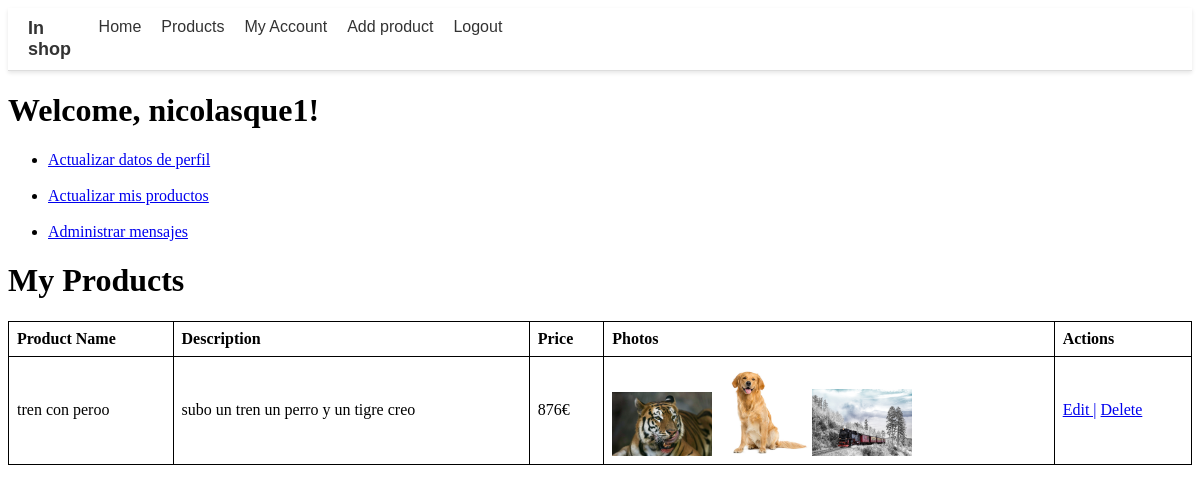
The app's page /php/user_acount/my_products.php (signed in) with its own data.
### tables this page shows
CREATE TABLE `user` (
  `user_id` int(9) NOT NULL,
  `username` varchar(30) NOT NULL,
  `name` varchar(30) NOT NULL,
  `surname` varchar(30) NOT NULL,
  `email` varchar(50) NOT NULL,
  `password` varchar(30) NOT NULL,
  `admin` tinyint(1) NOT NULL DEFAULT 0
);

CREATE TABLE `product` (
  `product_id` int(9) NOT NULL,
  `product_name` varchar(30) NOT NULL,
  `price` float NOT NULL DEFAULT 0,
  `user_id` int(11) NOT NULL,
  `photo` text DEFAULT NULL,
  `description` text DEFAULT NULL,
  `user_name` varchar(50) NOT NULL,
  `upload_date` date NOT NULL DEFAULT current_timestamp()
);

### php/user_acount/my_products.php (the view, shortened to what this page needs)
<?php
include '../my_account.php';
$user_products = ft_get_user_products($user_id);
?>
<!DOCTYPE html>
<html>
<head>
</head>
<body>
    <h1>My Products</h1>
    <table>
        <tr>
            <th>Product Name</th>
            <th>Description</th>
            <th>Price</th>
            <th>Photos</th>
            <th>Actions</th>
        </tr>
        <?php foreach ($user_products as $product): ?>
            <tr>
                <td><?php echo $product['product_name']; ?></td>
                <td><?php echo $product['description']; ?></td>
                <td><?php echo $product['price']; ?>€</td>
                <td>
                    <?php
                    $photos = ft_get_photos($product['photo']);
                    echo "<div class='image-gallery' id='product-{$product['product_id']}'>";
                    foreach ($photos as $photo)
                    {
                        echo "<img src='/tfg_shop/images/products/{$product['photo']}/{$photo}' width='100px'>";
                    }
                    echo "</div>";
                    ?>
                </td>
                <td>
                    <a href="/tfg_shop/php/user_acount/edit_product.php?product_id=<?php echo $product['product_id']; ?>">Edit  |</a>
                    <a href="/tfg_shop/php/user_acount/delete_product.php?product_id=<?php echo $product['product_id']; ?>">    Delete</a>
                </td>
            </tr>
        <?php endforeach; ?>
    </table>

### php/my_account.php (shortened to what this page needs)
<?php
include 'navbar.php';
$user_id = $_COOKIE['user_id'];
function ft_get_user_products($user_id)
{
    $connexion = ft_create_conexion();
    $sql = "SELECT * FROM product WHERE user_id = ?";
    $stmt = $connexion->prepare($sql);
    $stmt->bind_param("i", $user_id);
    $stmt->execute();
    $result = $stmt->get_result();
    $products = [];
    if ($result->num_rows > 0)
    {
        while ($row = $result->fetch_assoc())
        {
            $products[] = $row;
        }
    }
    return $products;
}
function ft_get_user_info($user_id)
{
    $connexion = ft_create_conexion();
    $sql = "SELECT * FROM user WHERE user_id = ?";
    $stmt = $connexion->prepare($sql);
    $stmt->bind_param("i", $user_id);
    $stmt->execute();
    $result = $stmt->get_result();
    if ($result->num_rows > 0)
    {
        $row = $result->fetch_assoc();
        return $row;
    }
    else
    {
        $connexion->close();
        return false;
    }
}
function ft_get_photos($photo_folder)
{
    $photos = [];
    $folder_path = $_SERVER['DOCUMENT_ROOT'] . "/tfg_shop/images/products/" . $photo_folder;
    if (file_exists($folder_path)) {
        $files = scandir($folder_path);
        foreach ($files as $file)
        {
            if ($file != '.' && $file != '..')
            {
                $photos[] = $file;
            }
        }
    }
    return $photos;
}
 $user_info = ft_get_user_info($user_id);
?>
<!DOCTYPE html>
<html>
<head>
</head>
<body>
<h1>Welcome, <?php echo $user_info['username']?>!</h1>
    <ul>
        <li><a href="/tfg_shop/php/user_acount/edit_my_profile.php">Actualizar datos de perfil</a></li>
        <br>
        <li><a href="/tfg_shop/php/user_acount/my_products.php">Actualizar mis productos</a></li>
        <br>
        <li><a href="message_admin.php">Administrar mensajes</a></li>
    </ul>
</body>
</html>

### php/user_acount/my_products.php (style rules this page uses)
table { border-collapse: collapse; width: 100%; }
th, td { border: 1px solid black; padding: 8px; text-align: left; }

### records on screen
user: username "nicolasque1"
product: product_name "tren con peroo", description "subo un tren un perro y un tigre creo", price "876", photo (picture)
